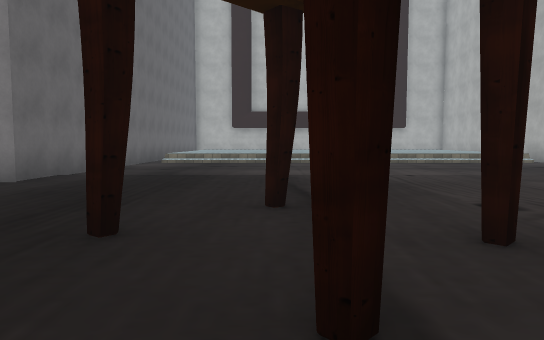
View 1 (above)

17 first-person views from a walk through a 3-D level made in the Unity game engine. The camera is 1.3 m above the floor, tilts 4° down and sees 70° across. The floor is counted in squares, 2 m on a side. Each view is taken from the middle of a square. On the plan, view 1 faces up. The plan holds only what a view shows up to about 11 squares ahead; the rest is blank. The place goes on beyond the plan. The player is left out. Some surface patterns are stand-ins.

View 2
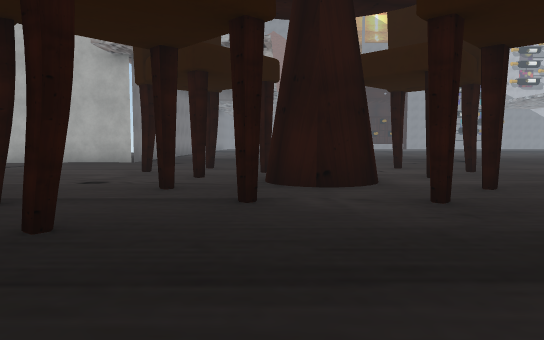

View 3
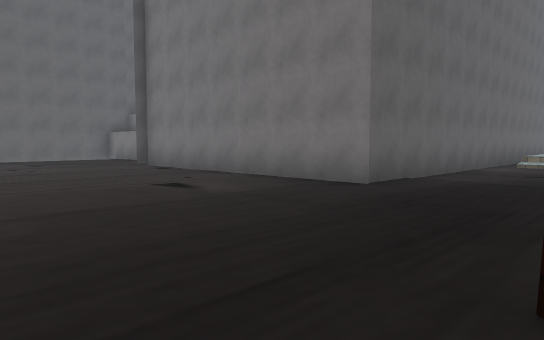

View 4
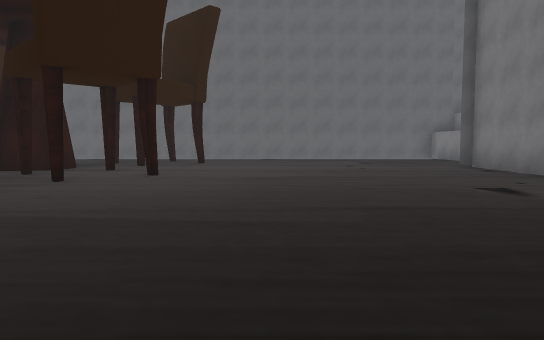

View 5
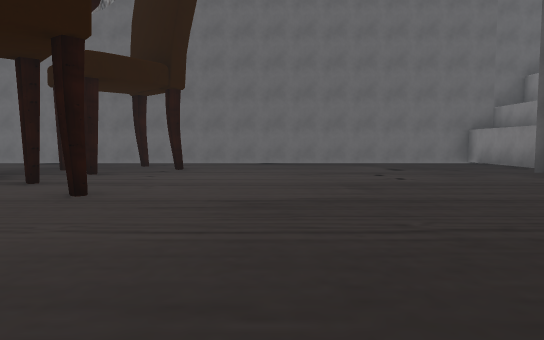

View 6
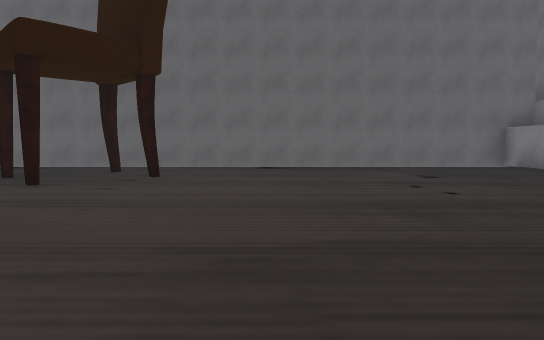

View 7
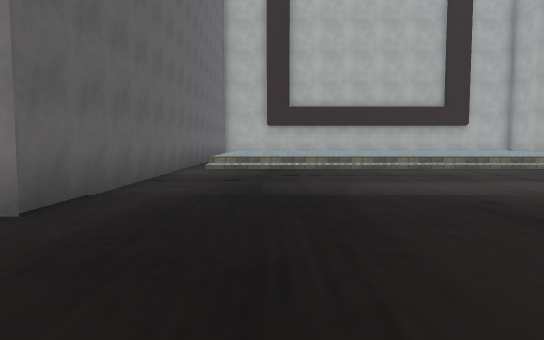

View 8
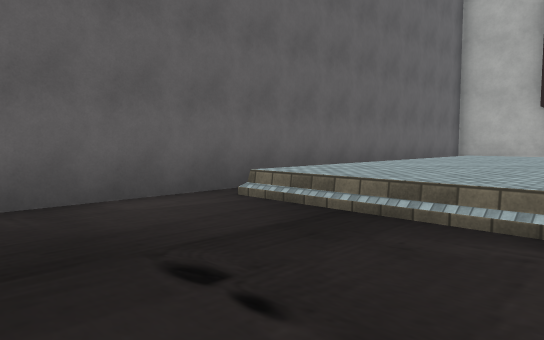

View 9
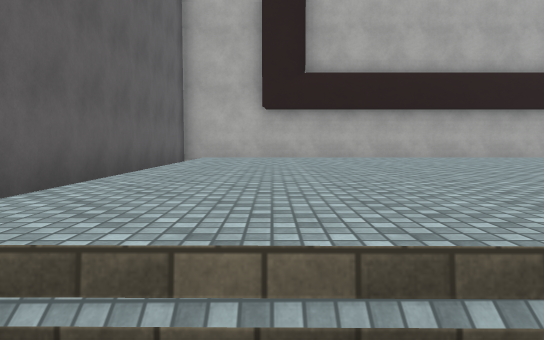

View 10
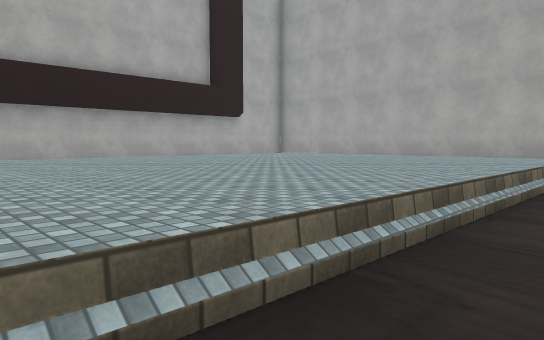

View 11
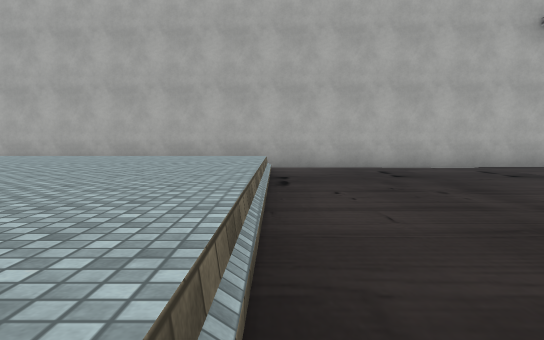

View 12
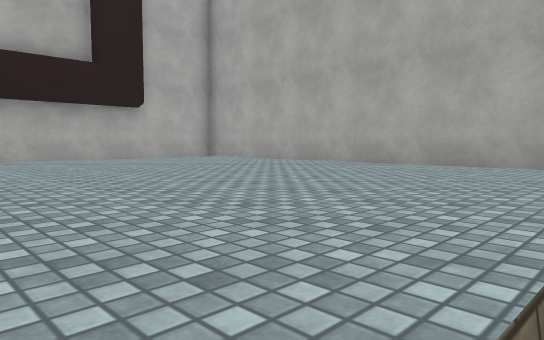

View 13
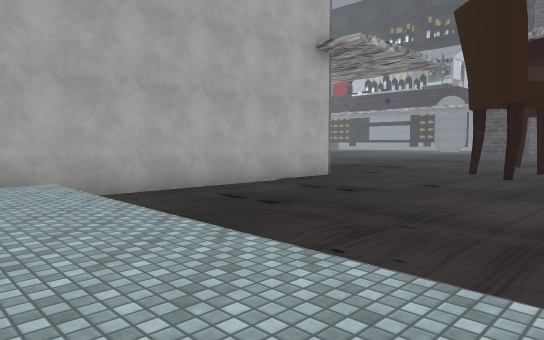

View 14
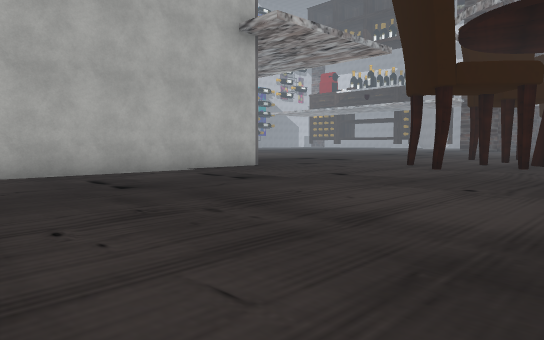

View 15
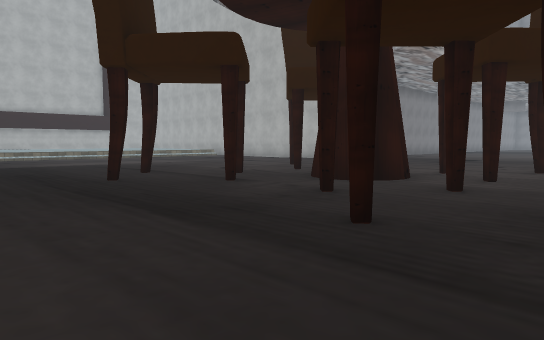

View 16
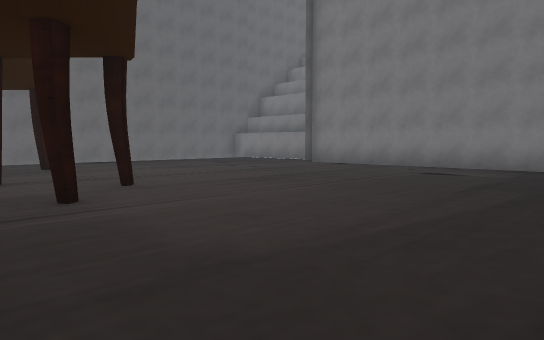

View 17
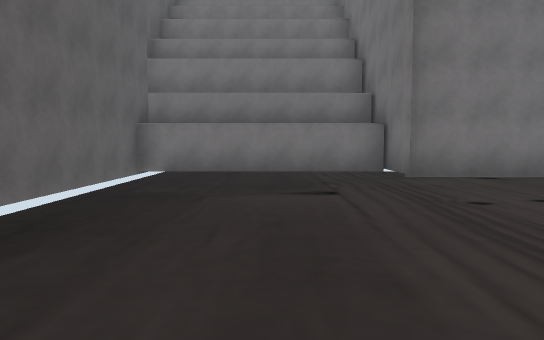

### Floor plan
Key: @ floor where view 1 was taken; # wall or solid block; . main floor; : floor 0.5 m higher than the main floor; / step, stairs or slope.
Columns run from 17 left of view 1 to 10 right of it. Each row starts with its distance up from view 1.
 23              ##############
 22             #              #
 21             #     ///////  #
 20             # ::::::::::::/#
 19             # ::::::::::::/#
 18             #.::::::::::::/#
 17             #.::::::::::::/#
 16             #.::::::::::::/#
 15             #.::::::::::::/#
 14             #/::::::::::::/#
 13             #//////////////#
 12             #..............#
 11             #..............#
 10             #.............##
  9             #.............#
  8 #######     #.............#
  7 #.....#######.............#
  6 #.........................#
  5 #.........................
  4 #................#....#..
  3 #...............#......#.
  2 #.................#......
  1 #................#.##...
  0 #................@.##....
 -1 #...#...#........#...#....
 -2 #...............#.#.#..#..
 -3 #.#..#...#............#..
 -4 #...#.###. ......   .....

Where each view was taken, in squares from view 1:
view 1: 0 up, 0 right, facing up
view 2: 1 up, 4 left, facing right
view 3: 1 up, 1 left, facing up-left
view 4: 1 up, 1 left, facing left
view 5: 1 up, 4 left, facing left
view 6: 1 up, 6 left, facing left
view 7: 3 up, 2 left, facing up
view 8: 10 up, 0 right, facing up-left
view 9: 12 up, 2 left, facing up
view 10: 12 up, 1 left, facing up-right
view 11: 13 up, 1 left, facing right
view 12: 13 up, 3 right, facing up-right
view 13: 15 up, 2 right, facing down-right
view 14: 13 up, 1 right, facing down-right
view 15: 4 down, 4 left, facing up-right
view 16: 4 down, 3 left, facing up-left
view 17: 1 down, 14 left, facing up
